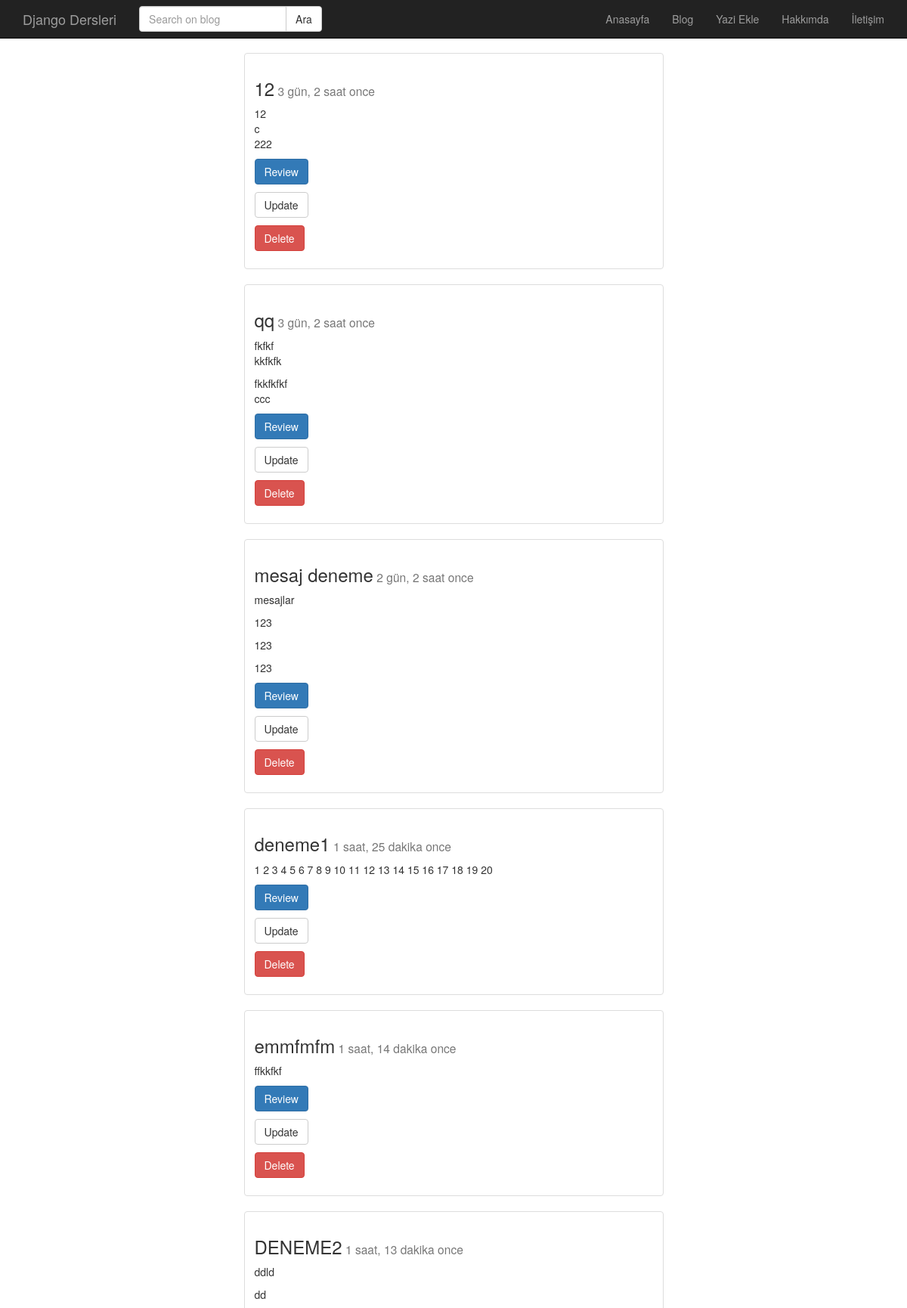
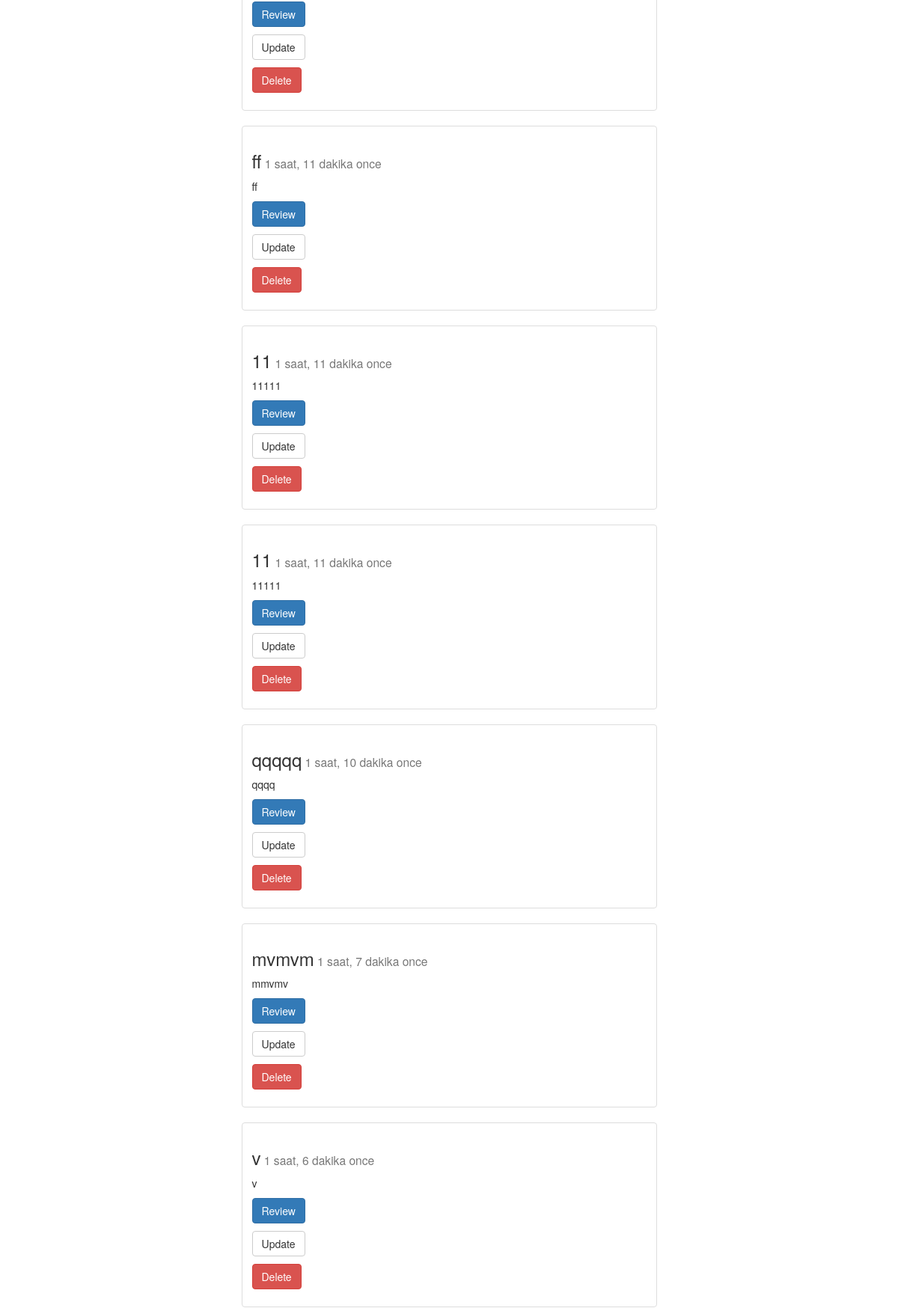
The page /post/index/ (upper part) on the database its author committed (2 pictures, top to bottom).
### post/models.py (models this page shows, shortened)
class Post(models.Model):
    baslik = models.CharField(max_length=120, verbose_name='Title')
    metin = models.TextField(verbose_name='Content')
    yayimlanma_tarihi = models.DateTimeField(verbose_name='Published Date', auto_now_add=True)
    def get_absolute_url(self):
        return reverse('post:detail', kwargs={"id" : self.id})
    def get_update_url(self):
        return reverse('post:update', kwargs={"id" : self.id})
    def get_delete_url(self):
        return reverse('post:delete', kwargs={"id" : self.id})

### post/views.py (the view)
# urls.py: path('index/', post_index, name='index'),
def post_index(request):
    posts = Post.objects.all()
    return render(request, 'post/index.html', {'posts' : posts})

### templates/post/index.html
{% extends 'base.html' %}
{% block body %}
    <div class="container">
    {% for post in posts %}
        <div class="row" >
        <div class="col-md-6 col-md-offset-3" >
            <div class="thumbnail">
                <div class="caption">
                    <h3>{{post.baslik}}<small> {{post.yayimlanma_tarihi | timesince}} once</small></h3>
                    <p>{{post.metin | linebreaks | truncatechars:150}}</p>
                    <p><a href="{{ post.get_absolute_url }}" class="btn btn-primary">Review</a></p>
                    <p><a href="{{ post.get_update_url }}" class="btn btn-default">Update</a></p>
                    <p><a href="{{ post.get_delete_url }}" class="btn btn-danger">Delete</a></p>
                </div>
            </div>
        </div>
        </div>
    {% endfor %}
    </div>
{% endblock %}

### static/css/style.css (style rules this page uses)
body { padding-top: 70px; }

### rows shown on the page
Post: baslik "12", yayimlanma_tarihi "3 gün, 2 saat", metin "12 c 222"
Post: baslik "qq", yayimlanma_tarihi "3 gün, 2 saat", metin "fkfkf kkfkfk fkkfkfkf ccc"
Post: baslik "mesaj deneme", yayimlanma_tarihi "2 gün, 2 saat", metin "mesajlar 123 123 123"
Post: baslik "deneme1", yayimlanma_tarihi "1 saat, 25 dakika", metin "1 2 3 4 5 6 7 8 9 10 11 12 13 14 15 16 17 18 19 20"
Post: baslik "emmfmfm", yayimlanma_tarihi "1 saat, 14 dakika", metin "ffkkfkf"
Post: baslik "DENEME2", yayimlanma_tarihi "1 saat, 13 dakika", metin "ddld dd"
Post: baslik "ff", yayimlanma_tarihi "1 saat, 11 dakika", metin "ff"
Post: baslik "11", yayimlanma_tarihi "1 saat, 11 dakika", metin "11111"
Post: baslik "11", yayimlanma_tarihi "1 saat, 11 dakika", metin "11111"
Post: baslik "qqqqq", yayimlanma_tarihi "1 saat, 10 dakika", metin "qqqq"
Post: baslik "mvmvm", yayimlanma_tarihi "1 saat, 7 dakika", metin "mmvmv"
Post: baslik "v", yayimlanma_tarihi "1 saat, 6 dakika", metin "v"
